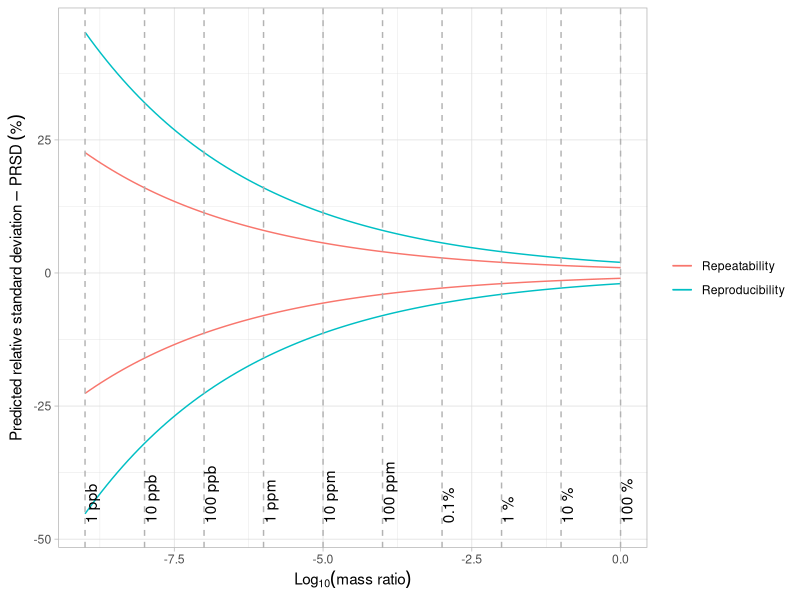

Write the R code that produced this figure.
## ---- chunk 1
knitr::opts_chunk$set(collapse = TRUE)
## ---- chunk 2
PRSDR<-function(conc, unit){
  # Convertendo em unidades de razão de massa
  if (unit== "razao_massa") {
    mr=conc
  } else if (unit== "porcentagem") {
    mr=conc/100
  } else if (unit== "%") {
    mr=conc/100
  } else if (unit== "ppm") {
    mr=conc/1000000
  } else if (unit== "ppb") {
    mr=conc/1000000000
  } else if (unit== "ppt") {
    mr=conc/1000000000000
  } else {
    warning("por favor definir a unidade: razao_massa, %, porcentagem, ppm, ppb,
          ppt")
  }

  # Calculando o desvio padrão da reprodutibilidade de Horwitz
  2*(mr^-0.1505)

}

## ---- chunk 3
conc <- seq(from = log10(1e-9), to = log10(1), length.out = 100)

PRSDR_R <- PRSDR(10^(conc), "razao_massa")

Hor_tru <- data.frame(conc, PRSDR_R)

library(ggplot2)

events <- data.frame(conc2 = c(log10(1),
                               log10(0.1),
                               log10(0.01),
                               log10(0.001),
                               log10(100/1e6),
                               log10(10/1e6),
                               log10(1/1e6),
                               log10(100/1e9),
                               log10(10/1e9),
                               log10(1/1e9)),
                     text = c('100 %',
                              "10 %",
                              '1 %',
                              "0.1%",
                              "100 ppm",
                              "10 ppm",
                              "1 ppm",
                              "100 ppb",
                              "10 ppb",
                              "1 ppb"))

p<-ggplot(Hor_tru, aes(x=conc, y=PRSDR_R))+
  geom_line(aes(color="Reproducibility"))+
  geom_line(aes(y=-PRSDR_R, color="Reproducibility"))+
  geom_line(aes(y= PRSDR_R/2, color="Repeatability"))+
  geom_line(aes(y=-PRSDR_R/2, color="Repeatability"))+
  geom_vline(data = events, aes(xintercept = conc2), linetype=2, color="gray70")+
  geom_text(data = events, mapping = aes(label = text, x=conc2, y=-47), angle = 90, hjust = 0, vjust= 1)+
  xlab(expression(Log[10](mass~ratio)))+
  ylab(expression(Predicted~relative~standard~deviation-PRSD~("%")))+
  theme_light()+
  theme(legend.title = element_blank())
p


